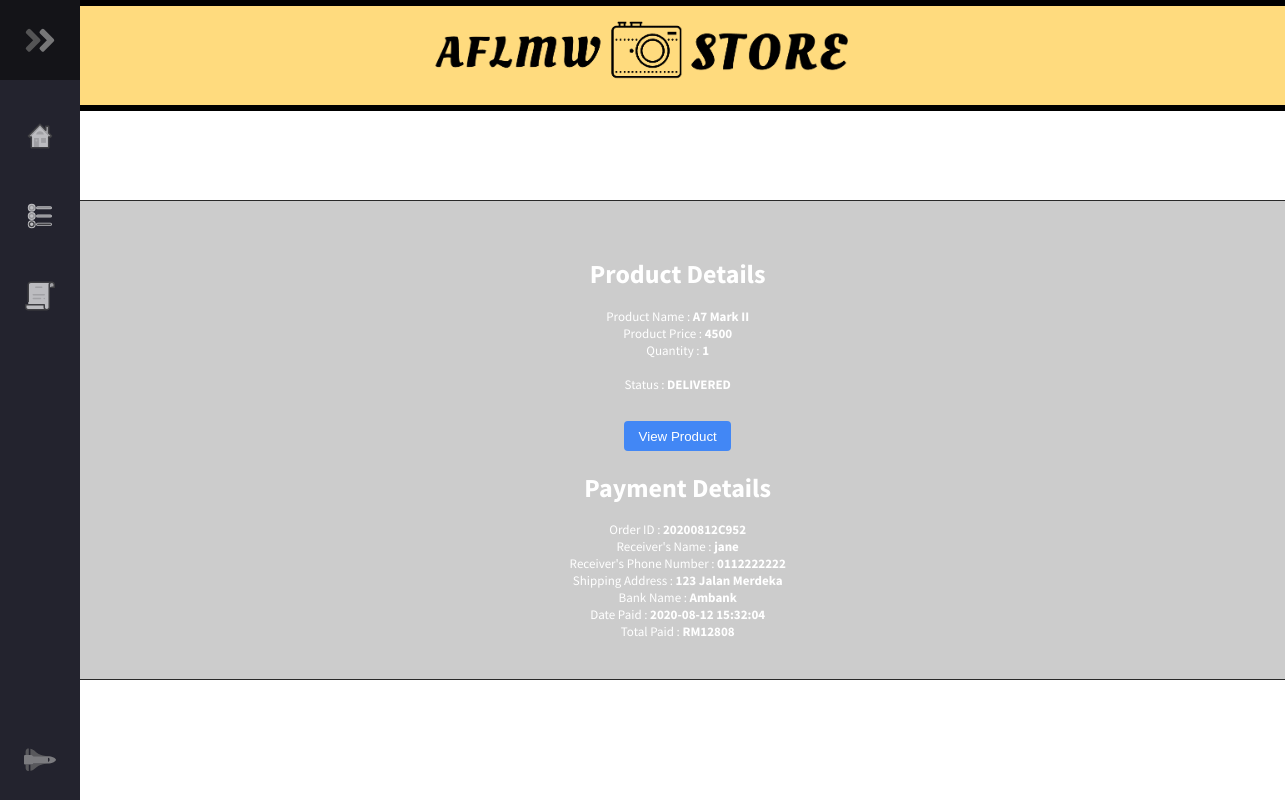
The app's page /viewPurchase.php?order_id=20200812C952&product_id=7 with its own data.
### tables this page shows
CREATE TABLE `product` (
  `id` int(11) NOT NULL,
  `model_name` varchar(255) NOT NULL DEFAULT '0',
  `price` double NOT NULL DEFAULT 0,
  `manufacturer` varchar(255) NOT NULL DEFAULT '0',
  `stock` varchar(255) NOT NULL DEFAULT '0',
  `description` text DEFAULT NULL,
  `picture` varchar(255) NOT NULL DEFAULT '0'
);

CREATE TABLE `purchase` (
  `id` int(11) NOT NULL,
  `product_id` int(11) NOT NULL DEFAULT 0,
  `user_id` int(11) NOT NULL DEFAULT 0,
  `quantity` int(11) NOT NULL DEFAULT 0,
  `date_created` timestamp NOT NULL DEFAULT current_timestamp(),
  `status` varchar(255) NOT NULL DEFAULT 'PROCESSING',
  `order_id` varchar(50) DEFAULT NULL,
  `is_reviewed` int(11) DEFAULT 0
);

CREATE TABLE `user` (
  `id` int(11) NOT NULL,
  `name` varchar(255) NOT NULL DEFAULT '0',
  `email` varchar(255) NOT NULL DEFAULT '0',
  `password` varchar(255) NOT NULL DEFAULT '0',
  `type` int(11) DEFAULT 2,
  `user_address` varchar(255) NOT NULL,
  `mobile_no` varchar(11) NOT NULL,
  `date_created` timestamp NULL DEFAULT current_timestamp()
);

CREATE TABLE `payment` (
  `id` int(11) NOT NULL,
  `order_id` varchar(50) DEFAULT NULL,
  `bank_name` varchar(255) DEFAULT NULL,
  `total` varchar(255) DEFAULT NULL,
  `date_created` timestamp NULL DEFAULT current_timestamp()
);

### viewPurchase.php (the view, shortened to what this page needs)
<?php
require('inc/config.php');
$order_id = $_GET['order_id'];
$product_id = $_GET['product_id'];
$sql = "SELECT * FROM purchase WHERE order_id = '$order_id' AND product_id = '$product_id'";
$sql2 = "SELECT * FROM payment WHERE order_id = '$order_id'";
$sql3 = "SELECT * FROM product WHERE id = '$product_id'";
$sql4 = "SELECT * FROM user INNER JOIN purchase ON user.id = purchase.user_id WHERE order_id = '$order_id'";
$result = mysqli_query($conn, $sql);
$result2 = mysqli_query($conn, $sql2);
$result3 = mysqli_query($conn, $sql3);
$result4 = mysqli_query($conn, $sql4);
$purchase = mysqli_fetch_all($result, MYSQLI_ASSOC);
$payment = mysqli_fetch_all($result2, MYSQLI_ASSOC);
$product = mysqli_fetch_all($result3, MYSQLI_ASSOC);
$user = mysqli_fetch_all($result4, MYSQLI_ASSOC);
?>
<!DOCTYPE html>
<html lang="en">
<head>
    <link rel="stylesheet" href="assets/css/container.css">
    <link rel="stylesheet" href="assets/css/index.css">
</head>
<body class="viewPurchase">
    <div class="banner">
        <img src="assets/images/logo.png" alt="logo">
    </div>
    <div class="container">
        <h1>Product Details</h1>
        Product Name : <b><?php echo $product[0]['model_name']; ?></b><br>
        Product Price : <b><?php echo $product[0]['price']; ?></b><br>
        Quantity : <b><?php echo $purchase[0]['quantity']; ?></b><br><br>
        Status : <b><?php echo $purchase[0]['status']; ?></b><br><br>
        <a href="viewProduct.php?id=<?php echo $product[0]['id']; ?>"><button class="btn-view">View Product</button></a>
        <h1>Payment Details</h1>
        Order ID : <b><?php echo $purchase[0]['order_id']; ?></b><br>
        Receiver's Name : <b><?php echo $user[0]['name']; ?></b><br>
        Receiver's Phone Number : <b><?php echo $user[0]['mobile_no']; ?></b><br>
        Shipping Address : <b><?php echo $user[0]['user_address']; ?></b><br>
        Bank Name : <b><?php echo $payment[0]['bank_name']; ?></b><br>
        Date Paid : <b><?php echo $payment[0]['date_created']; ?></b><br>
        Total Paid : <b>RM<?php echo $payment[0]['total']; ?></b><br>
    </div>
    <?php require('inc/navBar.php'); ?>
</body>
</html>

### assets/css/container.css (style rules this page uses)
body { background-image: url("https://images.pexels.com/photos/1595241/pexels-photo-1595241.jpeg?auto=compress&cs=tinysrgb&dpr=2&h=650&w=940"); width: 100%; height: 100%; background-size: cover; position: absolute; }
.container { position: absolute; width: 1200px; top: 25%; left: 50%; border: 1px solid rgba(0, 0, 0, 0.8); border-radius: 2px; transform: translateX(-50%); padding: 3em; margin-bottom: 2rem; background-color: rgba(177, 177, 177, 0.65); }
.container a { text-align: center; font-size: 2rem; color: black; }
.btn-view { display: inline-block; text-align: center; text-decoration: none; margin: 2px 0; border: solid 1px transparent; border-radius: 4px; padding: 0.5em 1em; color: #ffffff; background-color: #4287f5; }

### assets/css/index.css (style rules this page uses)
:root { font-size: 16px; --text-primary: #b6b6b6; --text-secondary: #ececec; --bg-primary: #23232e; --bg-secondary: #141418; --transition-speed: 600ms; width: 100vw; }
.banner { background-color: rgba(255, 215, 111, 0.89); width: 100%; border-bottom: 0.5em solid #000000; border-top: 0.5em solid #000000; background-size: cover; }
.banner img { max-width: 55vh; }
body { font: 13px "Source Sans Pro", Arial, Helvetica, sans-serif; color: #ffffff; text-align: center; height: 100vh; min-width: 100vw; margin: auto; overflow-x: hidden; }
@media only screen and (min-width: 600px) { .reg-form, .login-form, .container { margin-left: 2.2rem; } }

### records on screen
product: model_name "A7 Mark II", price "4500"
purchase: quantity "1", status "DELIVERED", order "20200812C952"
user: name "jane", mobile_no "0112222222", user_address "123 Jalan Merdeka"
payment: bank_name "Ambank", date_created "2020-08-12 15:32:04", total "12808"
